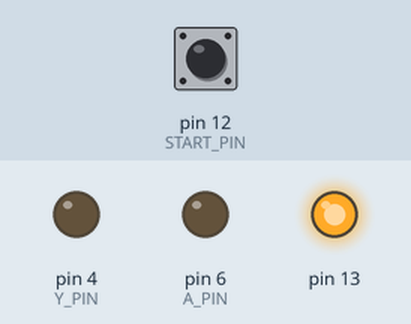
The sketch below on a simulated Arduino Uno, built with avr-gcc and run on an emulated ATmega328P. On the bench: output pins drawn as LEDs (lit = HIGH). Dashed ring = blinking. Inputs (shaded band) come from the test bench; at power-on: pin 12 (START_PIN) LOW.

Above: at 4.2 s.
4.3 s: pin 12 (START_PIN) pulled HIGH for 1 s
At 4.7 s:
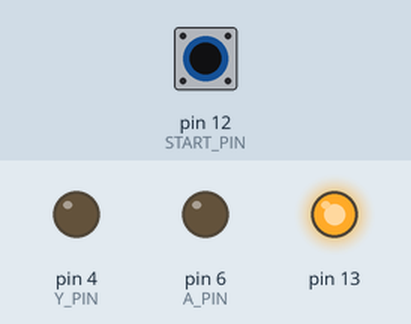
6.8 s: pin 12 (START_PIN) pulled HIGH for 3.2 s
At 8.0 s:
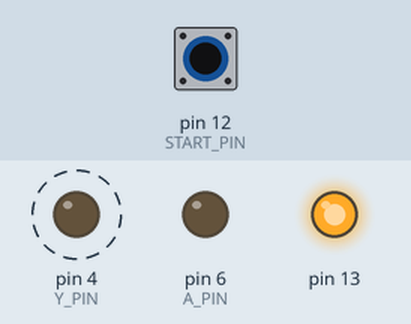
Timing chart, 0 to 10.5 s (numbered marks = the images above; inputs shaded):
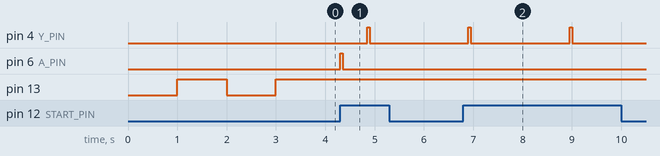

Measured:
- after the input at 4.3 s, pin 4 (Y_PIN): LOW → HIGH after 0.55 s, → LOW 0.05 s later; pin 6 (A_PIN): LOW → HIGH at once, → LOW 0.05 s later
- after the input at 6.8 s, pin 4 (Y_PIN): alternates HIGH for 0.05 s and LOW for 2.0 s, 4 changes in all, then stays LOW, starting after 0.10 s

The sketch:

GoW3_doorman.ino
```cpp
//Declare variables and constants
int RB_PIN=2;
int LB_PIN=3;
int Y_PIN=4;
int B_PIN=5;
int A_PIN=6;
int X_PIN=7;
int RT_PIN=8;
int LT_PIN=9;

int CONTROLLER_POWER_PIN=A0;
int START_PIN=12;

int MANTLE_DELAY=2000;

boolean b_waitForDepress=false;
boolean b_firstPress=true;

void setup() {
  //Flash the LED twice to indicate ready state
  digitalWrite(13, LOW);
  pinMode(13, OUTPUT);
  delay(1000);
  digitalWrite(13, HIGH);
  pinMode(13, OUTPUT);
  delay(1000);
  digitalWrite(13, LOW);
  pinMode(13, OUTPUT);
  delay(1000);
  digitalWrite(13, HIGH);
  pinMode(13, OUTPUT);

  boolean b_waitForDepress=false;
  boolean b_firstPress=true;
}

void loop() {
  if (digitalRead(START_PIN)) {
    if (b_firstPress) {
      b_firstPress=false;
      pressButton("A");
      delay(500);
    } else {
      pressButton("Y");
      delay(2000);
    }
  } else {
    delay(50);
  }
}


void pressButton(String btn) {

  if (btn == "A") {
    pinMode(A_PIN, OUTPUT);
    digitalWrite(A_PIN, HIGH);
    delay(50);
    digitalWrite(A_PIN, LOW);
  } else if (btn == "B") {
    pinMode(B_PIN, OUTPUT);
    digitalWrite(B_PIN, HIGH);
    delay(50);
    digitalWrite(B_PIN, LOW);
  } else if (btn == "X") {
    pinMode(X_PIN, OUTPUT);
    digitalWrite(X_PIN, HIGH);
    delay(50);
    digitalWrite(X_PIN, LOW);
  } else if (btn == "Y") {
    pinMode(Y_PIN, OUTPUT);
    digitalWrite(Y_PIN, HIGH);
    delay(50);
    digitalWrite(Y_PIN, LOW);
  } else if (btn == "LB") {
    pinMode(LB_PIN, OUTPUT);
    digitalWrite(LB_PIN, HIGH);
    delay(50);
    digitalWrite(LB_PIN, LOW);
  } else if (btn == "RB") {
    pinMode(RB_PIN, OUTPUT);
    digitalWrite(RB_PIN, HIGH);
    delay(50);
    digitalWrite(RB_PIN, LOW);
  } else if (btn == "LT") {
    digitalWrite(LT_PIN, LOW);
    pinMode(LT_PIN, OUTPUT);
    delay(50);
    pinMode(LT_PIN, INPUT);
  } else if (btn == "RT") {
    digitalWrite(RT_PIN, LOW);
    pinMode(RT_PIN, OUTPUT);
    delay(50);
    pinMode(RT_PIN, INPUT);
  } else {
    //Nothing to do until further notice
  }
}
```
